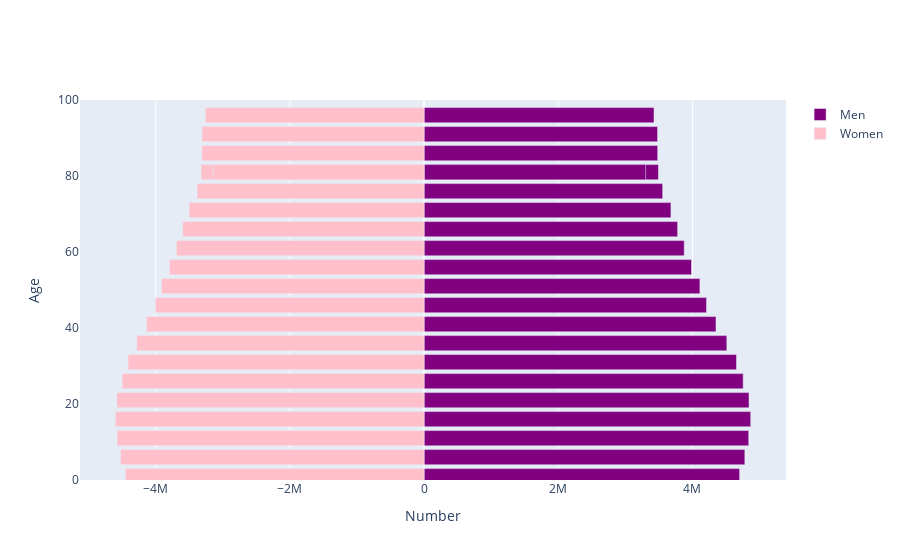

Notebook source saved alongside this figure:
### Code cell
pop_pyramid(new_pop(place='RUS'))

### Figure 1 — Plotly figure (JSON) as saved in the notebook; plotly's stock layout.template omitted (floating-point values rounded to 4 significant figures; data arrays with more than 128 entries replaced by an {"elided": "..."} marker saying what was removed)
{"data": [{"orientation": "h", "y": [1, 6, 11, 16, 21, 26, 31, 36, 41, 46, 51, 56, 61, 66, 71, 76, 81, 86, 91, 96, 81], "hoverinfo": "skip", "marker": {"color": "purple"}, "x": {"elided": "1037 int values"}, "type": "bar", "name": "Men"}, {"orientation": "h", "y": [1, 6, 11, 16, 21, 26, 31, 36, 41, 46, 51, 56, 61, 66, 71, 76, 81, 86, 91, 96, 81], "hoverinfo": "skip", "marker": {"color": "pink"}, "x": {"elided": "1037 int values"}, "type": "bar", "name": "Women"}], "layout": {"barmode": "overlay", "xaxis": {"title": {"text": "Number"}}, "yaxis": {"range": [0, 100], "title": {"text": "Age"}}}}
